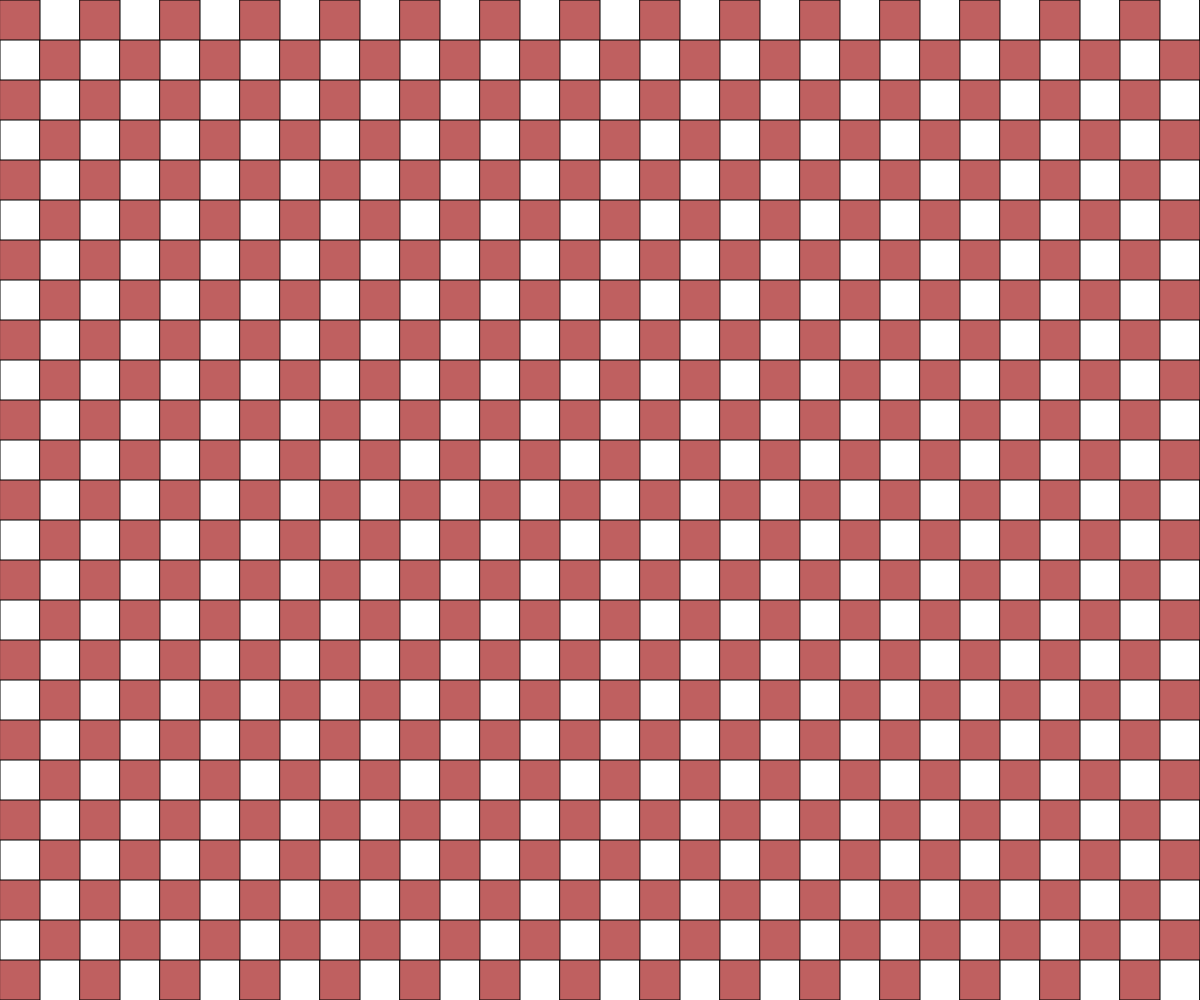
Frame 1 (no input)
Frame 60 (no input): identical to frame 1, image omitted
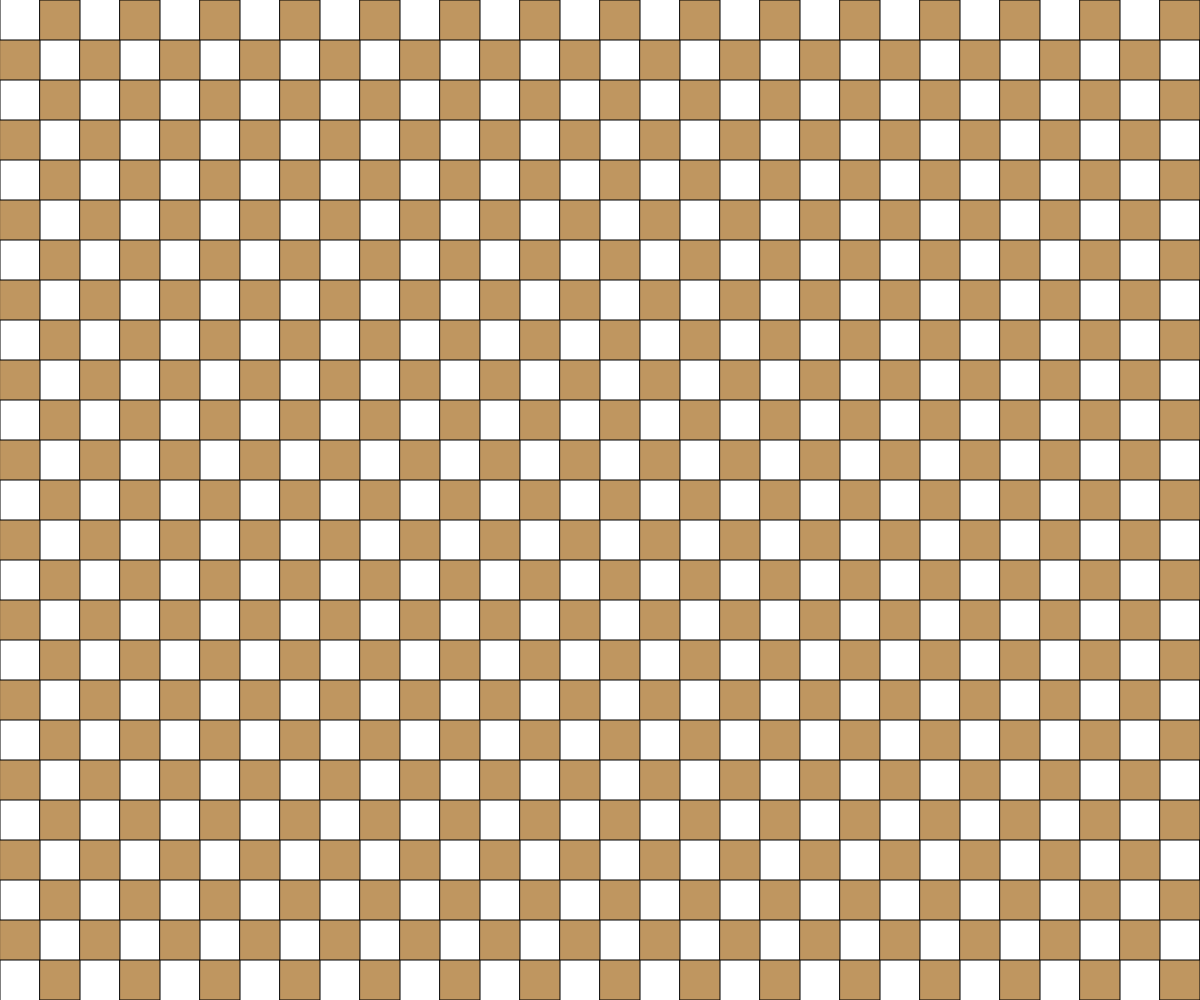
Frame 120 (the mouse pressed at the canvas centre since frame 60)

The p5.js sketch that drew these frames (run headless with seeded random() and noise() and a simulated clock; from frame 60 on, the mouse is pressed at the canvas centre):

// p5.js sketch
// ── sketch.js
let Grid;

function setup() {
  createCanvas(windowWidth, windowHeight);
  colorMode(HSB);
  
  Grid = new grid();
  
  Grid.Evaluate();
}

function draw() {
  background(255);
  
  Grid.Display();
}

function mousePressed() {
  Grid.Alternate();
  Grid.Color();
}
// ── grid.js

class grid {

    constructor() {
      this.Grid = [];
      this.index = 0;
      
      this.size = 40;
      this.x = 0;
      this.y = 0;
      
      this.H = 0;
      this.S = 50;
      this.B = 75;
      this.offset = 34;
      
      this.Pressed_num = 0;
      this.Relative_origin = 0;
    }
  
    Evaluate() {
      //Calculates box coordinates and save it to Grid[]
      //Evaluates 2 columns together
      for (let i = -2; i <= width / this.size; i += 2) {
        for (let j = 0; j < height / this.size; j++) {
          this.y = this.size * j;
  
          if (j % 2 == 0) {
            this.x = this.size * i; //column i, row j (j is even)
          } else {
            this.x = this.size * (i + 1); //column i + 1, row j (j is odd)
          }
  
          this.Grid[this.index] = createVector(this.x, this.y);
          this.index++;
        }
      }
    }
  
    Display() {
      //noStroke();
      translate(this.Relative_origin, 0); //Needed to move boxes
      
      //Draws the Checkered Grid 
      fill(this.H, this.S, this.B);
      for (let i = 0; i < this.Grid.length; i++) {
        rect(this.Grid[i].x, this.Grid[i].y, this.size, this.size);
      }
    }
  
    Alternate() {
      this.Pressed_num++;
      
      if (this.Pressed_num % 2 == 1) {
        this.Relative_origin = -this.size;
      } else {
        this.Relative_origin = 0;
      }
    }
  
    Color() {
      //to change grid color
      if (this.H > 360) {
        this.H = this.offset;
      } else {
        this.H += this.offset;
      }
    }
  }
